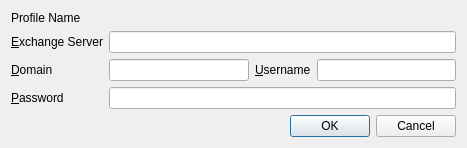
<?xml version="1.0" encoding="UTF-8"?>
<ui version="4.0">
 <class>ModifyProfileDialogBase</class>
 <widget class="QDialog" name="ModifyProfileDialogBase">
  <property name="geometry">
   <rect>
    <x>0</x>
    <y>0</y>
    <width>467</width>
    <height>144</height>
   </rect>
  </property>
  <property name="windowTitle">
   <string>Modify Profile</string>
  </property>
  <layout class="QGridLayout" name="gridLayout">
   <item row="0" column="0">
    <widget class="QLabel" name="label">
     <property name="text">
      <string>Profile Name</string>
     </property>
     <property name="buddy">
      <cstring>leProfile</cstring>
     </property>
    </widget>
   </item>
   <item row="2" column="0">
    <widget class="QLabel" name="label_2">
     <property name="text">
      <string>&amp;Exchange Server</string>
     </property>
     <property name="buddy">
      <cstring>leServer</cstring>
     </property>
    </widget>
   </item>
   <item row="3" column="0">
    <widget class="QLabel" name="label_5">
     <property name="text">
      <string>&amp;Domain</string>
     </property>
     <property name="buddy">
      <cstring>leDomain</cstring>
     </property>
    </widget>
   </item>
   <item row="3" column="1">
    <widget class="QLineEdit" name="leDomain">
     <property name="whatsThis">
      <string>Active Directory domain</string>
     </property>
    </widget>
   </item>
   <item row="3" column="2">
    <widget class="QLabel" name="label_3">
     <property name="text">
      <string>&amp;Username</string>
     </property>
     <property name="buddy">
      <cstring>leUsername</cstring>
     </property>
    </widget>
   </item>
   <item row="3" column="3">
    <widget class="QLineEdit" name="leUsername">
     <property name="whatsThis">
      <string>Active Directory username.\n\nYou can get the username from Outlook -&gt; File tab -&gt; Account Settings, E-mail tab -&gt; Change. If the value looks like &quot;user@domain&quot;, just use the &quot;user&quot; part.</string>
     </property>
    </widget>
   </item>
   <item row="0" column="1" colspan="3">
    <widget class="QLabel" name="leProfile"/>
   </item>
   <item row="2" column="1" colspan="3">
    <widget class="QLineEdit" name="leServer">
     <property name="whatsThis">
      <string>Hostname of Exchange server, e.g. mail.biz.com.

You can get the hostname from Outlook -&gt; File tab -&gt; Account Settings, E-mail tab -&gt; Change.</string>
     </property>
    </widget>
   </item>
   <item row="5" column="0" colspan="4">
    <widget class="QDialogButtonBox" name="buttonBox">
     <property name="orientation">
      <enum>Qt::Horizontal</enum>
     </property>
     <property name="standardButtons">
      <set>QDialogButtonBox::Cancel|QDialogButtonBox::Ok</set>
     </property>
    </widget>
   </item>
   <item row="4" column="0">
    <widget class="QLabel" name="label_4">
     <property name="text">
      <string>&amp;Password</string>
     </property>
     <property name="buddy">
      <cstring>lePassword</cstring>
     </property>
    </widget>
   </item>
   <item row="4" column="1" colspan="3">
    <widget class="QLineEdit" name="lePassword">
     <property name="echoMode">
      <enum>QLineEdit::Password</enum>
     </property>
    </widget>
   </item>
  </layout>
 </widget>
 <tabstops>
  <tabstop>leServer</tabstop>
  <tabstop>leDomain</tabstop>
  <tabstop>leUsername</tabstop>
  <tabstop>buttonBox</tabstop>
 </tabstops>
 <resources/>
 <connections>
  <connection>
   <sender>buttonBox</sender>
   <signal>accepted()</signal>
   <receiver>ModifyProfileDialogBase</receiver>
   <slot>accept()</slot>
   <hints>
    <hint type="sourcelabel">
     <x>222</x>
     <y>188</y>
    </hint>
    <hint type="destinationlabel">
     <x>157</x>
     <y>204</y>
    </hint>
   </hints>
  </connection>
  <connection>
   <sender>buttonBox</sender>
   <signal>rejected()</signal>
   <receiver>ModifyProfileDialogBase</receiver>
   <slot>reject()</slot>
   <hints>
    <hint type="sourcelabel">
     <x>277</x>
     <y>188</y>
    </hint>
    <hint type="destinationlabel">
     <x>281</x>
     <y>204</y>
    </hint>
   </hints>
  </connection>
 </connections>
</ui>
